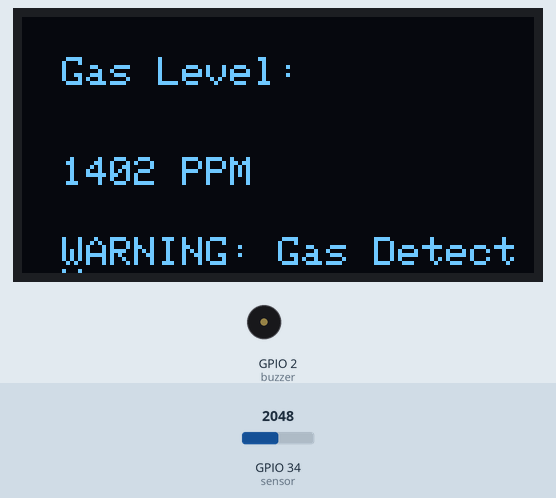
Simulated run of this sketch. Board: ESP32. Parts: 128×64 one-colour display, buzzer (waves = sounding, pin HIGH). The test bench sets the inputs (shaded band); at power-on: GPIO 34 (sensor) = 2048. WiFi joins after 1.5 s; servers stay silent unless stated; uploads are accepted with an empty reply; what the sketch prints to the serial monitor is not drawn.

Above: at 5.1 s.
5.2 s: GPIO 34 (sensor) set to 2261
At 5.8 s:
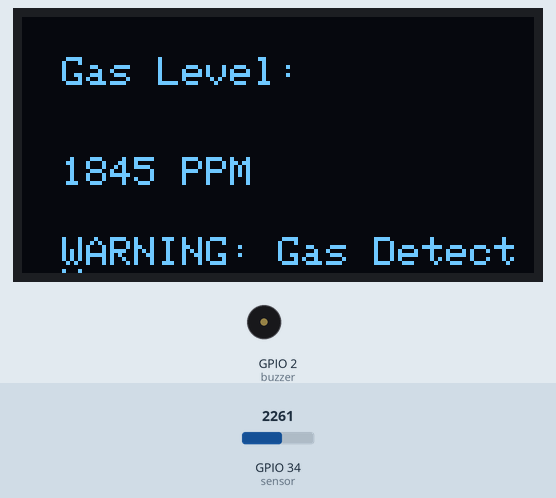
7.0 s: GPIO 34 (sensor) set to 2397
At 8.2 s:
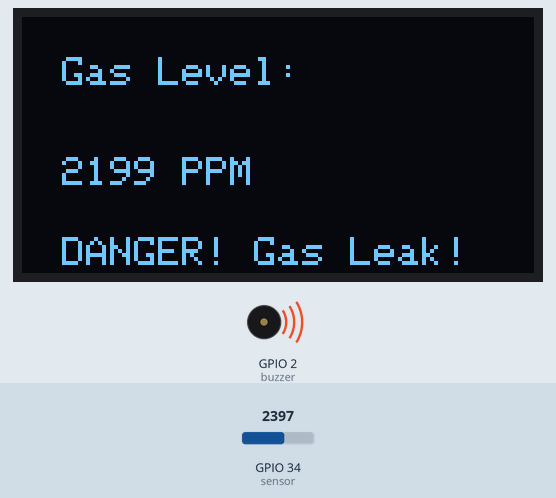
8.8 s: GPIO 34 (sensor) set to 1228
At 9.8 s:
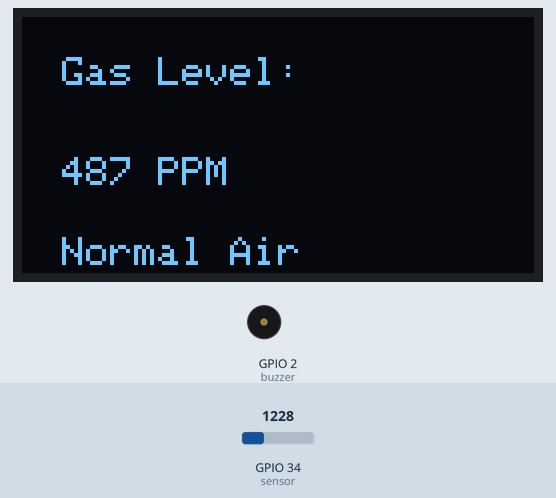
10.4 s: GPIO 34 (sensor) set to 1199
At 11.4 s:
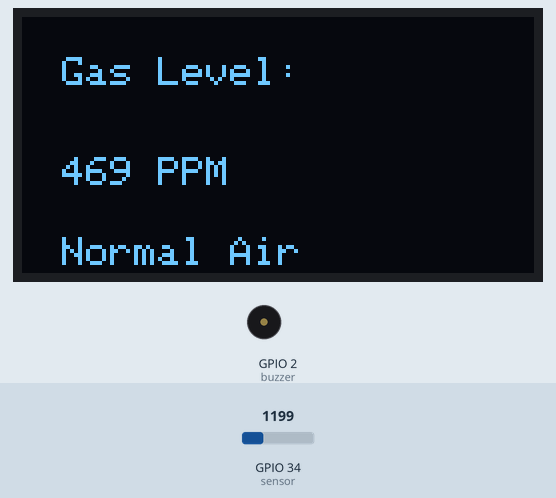
11.9 s: GPIO 34 (sensor) set to 1732
At 13.1 s:
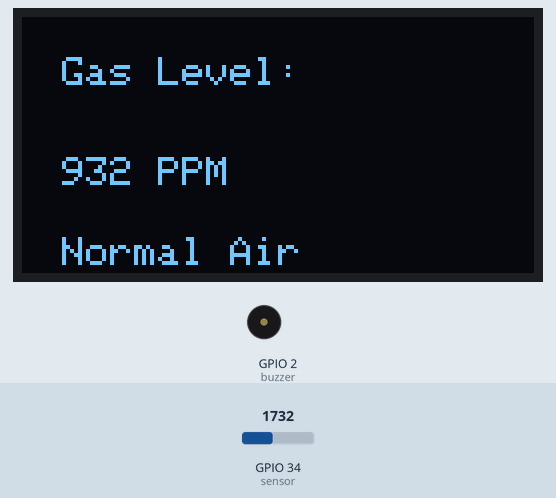
13.5 s: GPIO 34 (sensor) set to 1815
At 14.7 s:
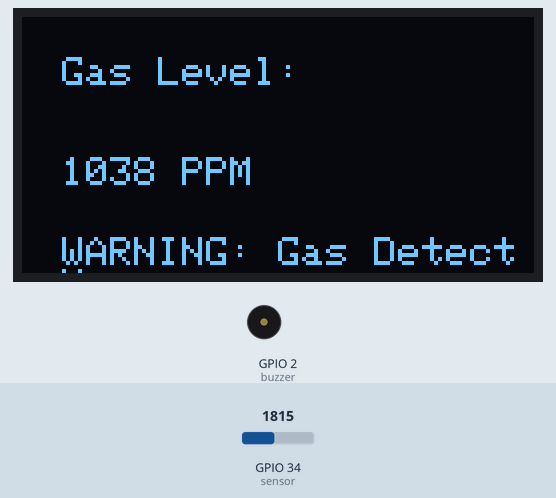
Timing chart, 0 to 16.1 s (numbered marks = the images above; inputs shaded):
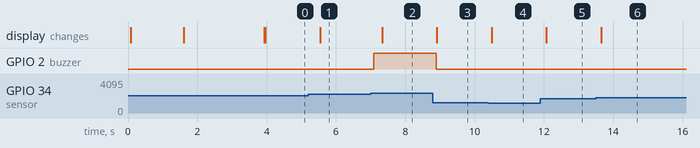

The sketch:

sketch_mar12a.ino
```cpp
#include <Wire.h>
#include <Adafruit_GFX.h>
#include <Adafruit_SSD1306.h>
#include <WiFi.h>
#define BLYNK_TEMPLATE_ID "TMPL6cxu4xpHI"
#define BLYNK_TEMPLATE_NAME "gas leakage detection system"
#include <BlynkSimpleEsp32.h>
#include <HTTPClient.h>

#define SCREEN_WIDTH 128
#define SCREEN_HEIGHT 64
#define OLED_RESET -1
Adafruit_SSD1306 display(SCREEN_WIDTH, SCREEN_HEIGHT, &Wire, OLED_RESET);

#define sensor 34
#define buzzer 2

BlynkTimer timer;

// Enter your Auth token
char auth[] = "Z5PEq8XX-mrcsrAHfMstfd26IPH00ao0";

// Enter your WiFi SSID and password
char ssid[] = "vivo 1938";
char pass[] = "123uresha";

// Notify.lk API Credentials
const char* notifylk_user_id = "29541";
const char* notifylk_api_key = "eSp0fCQ2jLICga9Ms0VO";
const char* notifylk_sender_id = "NotifyDEMO";  // Replace with your approved sender ID
const char* recipient_number = "94764742889";  // Sri Lankan mobile format

bool smsSent = false; // To prevent multiple SMS spam
bool wifiConnected = false;

// Function to URL encode the message
String urlEncode(String str) {
  String encodedString = "";
  char c;
  char code0;
  char code1;
  for (int i = 0; i < str.length(); i++) {
    c = str.charAt(i);
    if (c == ' ') {
      encodedString += '+';
    } else if (isalnum(c)) {
      encodedString += c;
    } else {
      code1 = (c & 0xf) + '0';
      if ((c & 0xf) > 9) {
        code1 = (c & 0xf) - 10 + 'A';
      }
      c = (c >> 4) & 0xf;
      code0 = c + '0';
      if (c > 9) {
        code0 = c - 10 + 'A';
      }
      encodedString += '%';
      encodedString += code0;
      encodedString += code1;
    }
  }
  return encodedString;
}

void setup() {
    Serial.begin(115200);

    // Initialize OLED display
    if (!display.begin(SSD1306_BLACK, 0x3C)) {
        Serial.println("SSD1306 allocation failed");
        while (true);
    }

    display.clearDisplay();
    display.setTextSize(1);
    display.setTextColor(SSD1306_WHITE);
    display.setCursor(10, 10);
    display.println("System Loading...");
    display.display();

    pinMode(buzzer, OUTPUT);

    // Connect to WiFi
    WiFi.begin(ssid, pass);

    display.setCursor(10, 30);
    display.println("Connecting to WiFi...");
    display.display();

    int wifiAttempts = 0;
    while (WiFi.status() != WL_CONNECTED && wifiAttempts < 20) {
        delay(500);
        Serial.print(".");
        wifiAttempts++;
    }

    if (WiFi.status() == WL_CONNECTED) {
        wifiConnected = true;
        display.setCursor(10, 40);
        display.println("WiFi Connected!");
        display.display();
        Serial.println("WiFi connected");

        // Initialize Blynk after WiFi is connected
        Blynk.begin(auth, ssid, pass, "blynk.cloud", 80);
    } else {
        display.setCursor(10, 40);
        display.println("WiFi Failed!");
        display.display();
        Serial.println("WiFi connection failed");
    }

    delay(2000);
    display.clearDisplay();
    display.display();
}

// Function to send SMS via Notify.lk API
void sendSMS(String message) {
    if (WiFi.status() == WL_CONNECTED) {
        HTTPClient http;

        // URL encode the message
        String encodedMessage = urlEncode(message);

        String url = "https://app.notify.lk/api/v1/send?user_id=" + String(notifylk_user_id) +
                     "&api_key=" + String(notifylk_api_key) +
                     "&sender_id=" + String(notifylk_sender_id) +
                     "&to=" + String(recipient_number) +
                     "&message=" + encodedMessage;

        Serial.println("Sending SMS with URL: " + url);

        http.begin(url);
        int httpResponseCode = http.GET();

        if (httpResponseCode > 0) {
            String response = http.getString();
            Serial.println("SMS Sent Successfully, Response Code: " + String(httpResponseCode));
            Serial.println("Response: " + response);
        } else {
            Serial.print("Error sending SMS: ");
            Serial.println(httpResponseCode);
        }
        http.end();
    } else {
        Serial.println("WiFi not connected, unable to send SMS.");
    }
}

// Function to read gas level and convert to PPM
void GASLevel() {
    int analogValue = analogRead(sensor);
    float voltage = analogValue * (3.3 / 4095.0); // Convert ADC value to voltage
    int ppm = 100 * exp(1.6 * voltage); // Convert voltage to PPM using sensor formula

    display.clearDisplay();
    display.setTextSize(1);
    display.setTextColor(SSD1306_WHITE);

    display.setCursor(10, 10);
    display.print("Gas Level:");
    display.setCursor(10, 35);
    display.print(ppm);
    display.print(" PPM");

    // Alert conditions based on PPM levels
    if (ppm >= 2000) { // Moderate leak
        digitalWrite(buzzer, HIGH);
        display.setCursor(10, 55);
        display.print("DANGER! Gas Leak!");

        if (wifiConnected) {
            WidgetLED LED(V1);
            LED.on();  // Turn on LED widget (Red for danger)

            if (!smsSent) {  // Send SMS only once
                sendSMS("Gas Leak Detected! PPM level: " + String(ppm) + ". Take immediate action!");
                smsSent = true; // Prevent multiple SMS spam
                Serial.println("SMS alert triggered");
            }
        }
    }
    else if (ppm >= 1000) { // Slight leakage
        digitalWrite(buzzer, LOW);
        display.setCursor(10, 55);
        display.print("WARNING: Gas Detected!");

        if (wifiConnected) {
            WidgetLED LED(V1);
            LED.on();  // Turn on LED widget (Orange for slight danger)
        }
    }
    else { // Normal condition
        digitalWrite(buzzer, LOW);
        display.setCursor(10, 55);
        display.print("Normal Air");

        if (wifiConnected) {
            WidgetLED LED(V1);
            LED.off(); // Turn off LED widget (Green for normal condition)
        }

        smsSent = false; // Reset SMS flag when gas levels return to normal
    }

    display.display();

    if (wifiConnected) {
        Blynk.virtualWrite(V0, ppm);
    }

    Serial.print("PPM: ");
    Serial.println(ppm);
}

void loop() {
    GASLevel();

    if (wifiConnected) {
        Blynk.run();
    }

    delay(500);
}
```

Measured:
- the behaviour switches between 2323 and 2324 on GPIO 34 (sensor) (found by bisection; images 1 and 2)
- the behaviour switches between 1228 and 1227 on GPIO 34 (sensor) (found by bisection; images 3 and 4)
- the behaviour switches between 1785 and 1786 on GPIO 34 (sensor) (found by bisection; images 5 and 6)
- after the input at 5.2 s, the display: changes after 0.34 s (image 1)
- after the input at 7.0 s, GPIO 2 (buzzer): LOW → HIGH after 0.10 s; the display: changes after 0.34 s (image 2)
- after the input at 8.8 s, GPIO 2 (buzzer): HIGH → LOW after 0.09 s; the display: changes after 0.11 s (image 3)
- after the input at 10.4 s, the display: changes after 0.09 s (image 4)
- after the input at 11.9 s, the display: changes after 0.17 s (image 5)
- after the input at 13.5 s, the display: changes after 0.15 s (image 6)
